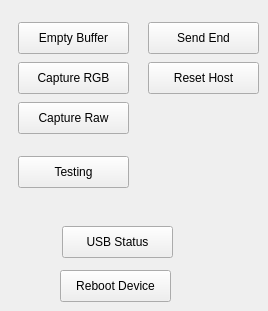
    <widget class="QWidget" name="TestingTab">
     <attribute name="title">
      <string>Testing</string>
     </attribute>
     <widget class="QPushButton" name="EmptyBufferPushButton">
      <property name="geometry">
       <rect>
        <x>18</x>
        <y>22</y>
        <width>111</width>
        <height>32</height>
       </rect>
      </property>
      <property name="text">
       <string>Empty Buffer</string>
      </property>
     </widget>
     <widget class="QPushButton" name="CaptureRGBPushButton">
      <property name="geometry">
       <rect>
        <x>18</x>
        <y>62</y>
        <width>111</width>
        <height>32</height>
       </rect>
      </property>
      <property name="text">
       <string>Capture RGB</string>
      </property>
     </widget>
     <widget class="QPushButton" name="CaptureRawPushButton">
      <property name="geometry">
       <rect>
        <x>18</x>
        <y>102</y>
        <width>111</width>
        <height>32</height>
       </rect>
      </property>
      <property name="text">
       <string>Capture Raw</string>
      </property>
     </widget>
     <widget class="QPushButton" name="TestingPushButton">
      <property name="geometry">
       <rect>
        <x>18</x>
        <y>156</y>
        <width>111</width>
        <height>32</height>
       </rect>
      </property>
      <property name="text">
       <string>Testing</string>
      </property>
     </widget>
     <widget class="QPushButton" name="SendEndMsgPushButton">
      <property name="geometry">
       <rect>
        <x>148</x>
        <y>22</y>
        <width>111</width>
        <height>32</height>
       </rect>
      </property>
      <property name="text">
       <string>Send End</string>
      </property>
     </widget>
     <widget class="QPushButton" name="ResetHostPushButton">
      <property name="geometry">
       <rect>
        <x>148</x>
        <y>62</y>
        <width>111</width>
        <height>32</height>
       </rect>
      </property>
      <property name="text">
       <string>Reset Host</string>
      </property>
     </widget>
     <widget class="QPushButton" name="UsbStatusPushButton">
      <property name="geometry">
       <rect>
        <x>62</x>
        <y>226</y>
        <width>111</width>
        <height>32</height>
       </rect>
      </property>
      <property name="text">
       <string>USB Status</string>
      </property>
     </widget>
     <widget class="QPushButton" name="RebootDevicePushButton">
      <property name="geometry">
       <rect>
        <x>60</x>
        <y>270</y>
        <width>111</width>
        <height>32</height>
       </rect>
      </property>
      <property name="text">
       <string>Reboot Device</string>
      </property>
     </widget>
    </widget>
